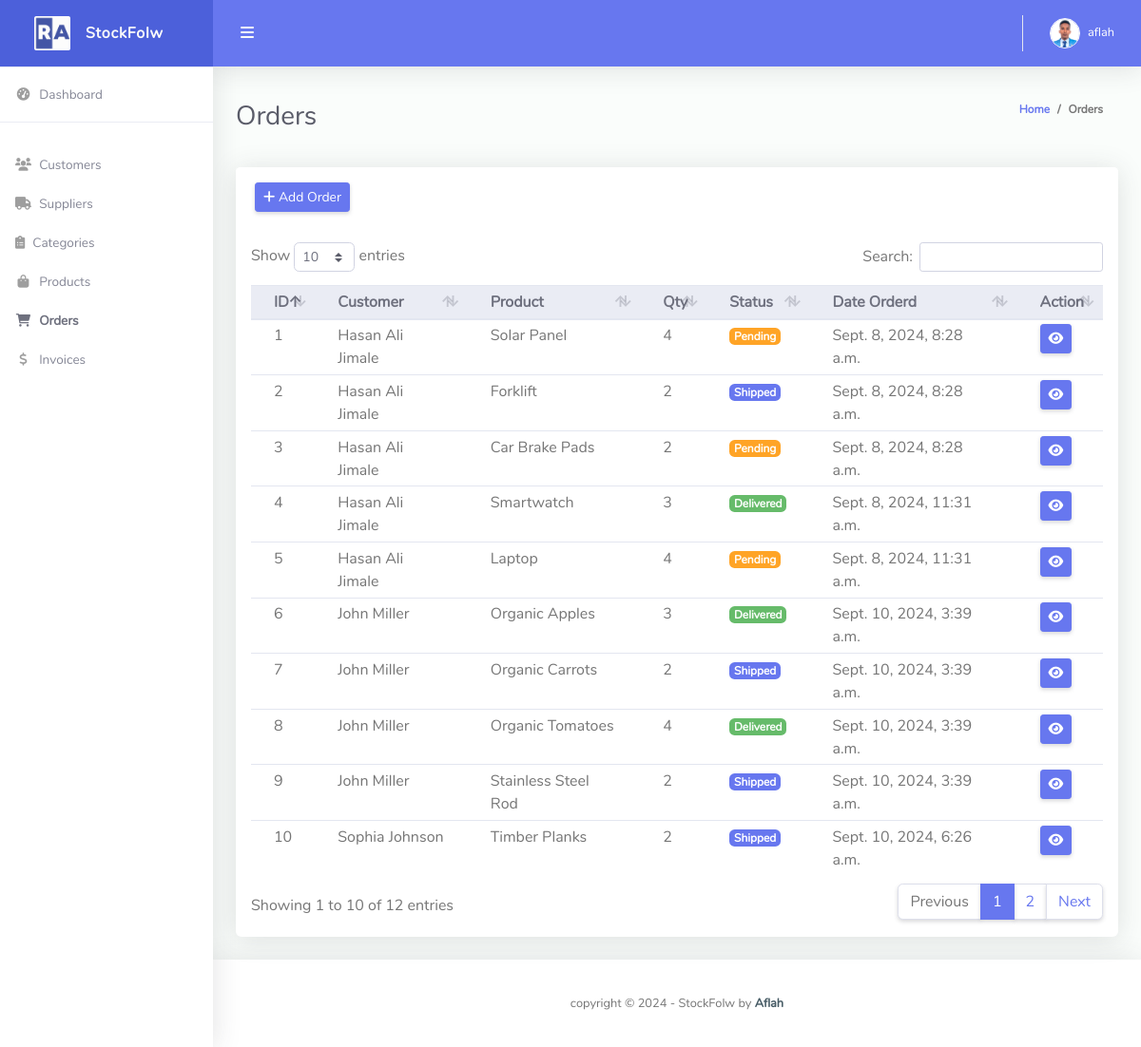
/order/ (signed in), run on the app's committed database.
### stockflow/models.py (models this page shows, shortened)
class Order(models.Model):
    STATUS = (
        ('Pending', 'Pending'),
        ('Shipped', 'Shipped'),
        ('Delivered', 'Delivered'),
    )
    customer = models.ForeignKey(Customer, on_delete=models.CASCADE)
    product = models.ForeignKey(Product, on_delete=models.CASCADE)
    quantity = models.PositiveIntegerField(default=1)
    status = models.CharField(max_length=200, choices=STATUS, default='Pending')
    date_created = models.DateTimeField(auto_now_add=True)

class Customer(models.Model):
    user = models.OneToOneField(User, null=True, blank=True, on_delete=models.CASCADE)
    name = models.CharField(max_length=200, null=True, blank=True)
    phone = models.CharField(max_length=200, null=True, blank=True)
    email = models.EmailField(max_length=200, null=True, blank=True)
    address = models.TextField(null=True, blank=True)
    profile_pic = models.ImageField(default="profile1.png", null=True, blank=True)
    date_created = models.DateTimeField(auto_now_add=True, null=True, blank=True)
    def __str__(self):
        return self.name if self.name else "Unnamed Customer"

class Product(models.Model):
    name = models.CharField(max_length=200)
    description = models.TextField(blank=True, null=True)
    price = models.DecimalField(max_digits=10, decimal_places=2)
    quantity = models.PositiveIntegerField(default=0)
    category = models.ForeignKey(Category, on_delete=models.CASCADE)
    supplier = models.ForeignKey(Supplier, on_delete=models.CASCADE)
    created_at = models.DateTimeField(auto_now_add=True)
    updated_at = models.DateTimeField(auto_now=True)
    def __str__(self):
        return self.name

### stockflow/views.py (the view)
# urls.py: path('order/', views.order, name='order'),
@login_required(login_url='login')
def order(request):
    orders = Order.objects.all()
    form = OrderForm()
    context = {'orders': orders, 'form': form}
    return render(request, 'order.html', context)

### stockflow/forms.py (shortened to what this page needs)
class OrderForm(forms.ModelForm):
    class Meta:
        model = Order
        fields = ['customer', 'product', 'quantity', 'status']
        widgets = {
            'customer': forms.Select(attrs={'class': 'form-control', 'placeholder': 'Customer', 'required': True}),
            'product': forms.Select(attrs={'class': 'form-control', 'placeholder': 'Product', 'required': True}),
            'quantity': forms.NumberInput(attrs={'class': 'form-control', 'placeholder': 'Quantity', 'required': True}),
            'status': forms.Select(attrs={'class': 'form-control', 'placeholder': 'Status', 'required': True}),
        }

### templates/order.html (shortened to what this page needs)
{% extends 'base.html' %}
{% block content %}
<div class="container-fluid" id="container-wrapper">
    <div class="d-sm-flex align-items-center justify-content-between mb-4">
        <h1 class="h3 mb-0 text-gray-800">Orders</h1>
        <ol class="breadcrumb">
            <li class="breadcrumb-item"><a href="{% url 'home' %}">Home</a></li>
            <li class="breadcrumb-item">Orders</li>
        </ol>
    </div>
    <div class="row">
        <div class="col-lg-12">
            <div class="card mb-4">
                <div class="card-header py-3 d-flex flex-row align-items-center justify-content-between">
                    <button class="btn btn-sm btn-primary" data-toggle="modal" data-target="#modal-add-order">
                        <i class="fas fa-plus"></i> Add Order
                    </button>
                </div>
                <div class="table-responsive p-3">
                    <table class="table align-items-center table-flush table-hover table-sm" id="dataTableHover">
                        <thead class="thead-light">
                            <tr>
                                <th>ID</th>
                                <th>Customer</th>
                                <th>Product</th>
                                <th>Qty</th>
                                <th>Status</th>
                                <th>Date Orderd</th>
                                <th>Action</th>
                            </tr>
                        </thead>
                        <tbody>
                            {% for order in orders %}
                            <tr>
                                <td>{{ order.id }}</td>
                                <td>{{ order.customer }}</td>
                                <td>{{ order.product }}</td>
                                <td>{{ order.quantity }}</td>
                                <td>
                                    {% if order.status == 'Pending' %}
                                        <span class="badge badge-warning">{{ order.status }}</span>
                                    {% elif order.status == 'Shipped' %}
                                        <span class="badge badge-primary">{{ order.status }}</span>
                                    {% elif order.status == 'Delivered' %}
                                        <span class="badge badge-success">{{ order.status }}</span>
                                    {% elif order.status == 'Cancelled' %}
                                        <span class="badge badge-danger">{{ order.status }}</span>
                                    {% endif %}
                                </td>
                                <td>{{ order.date_created}}</td>
                                <td>
                                    <a href="{% url 'update_order' order.id %}" class="btn btn-sm btn-primary">
                                        <i class="fas fa-eye"></i>
                                    </a>
                                </td>
                            </tr>
                            {% endfor %}
                        </tbody>
                    </table>
                </div>
            </div>
        </div>
    </div>
</div>
{% endblock %}

### templates/partials/topbar.html (shortened to what this page needs)
{% load static %}
<nav class="navbar navbar-expand navbar-light bg-navbar topbar mb-4 static-top">
    <button id="sidebarToggleTop" class="btn btn-link rounded-circle mr-3">
        <i class="fa fa-bars"></i>
    </button>
    <ul class="navbar-nav ml-auto">
        <li class="nav-item dropdown no-arrow">
            <a class="nav-link dropdown-toggle" href="#" id="userDropdown" role="button" data-toggle="dropdown"
                aria-haspopup="true" aria-expanded="false">
                {% if request.user.customer.profile_pic %}
                <img class="img-profile rounded-circle" src="{{request.user.customer.profile_pic.url}}"
                    style="max-width: 60px">
                {% else %}
                <img class="img-profile rounded-circle" src="{% static 'img/Testro.jpg' %}" style="max-width: 60px">
                {% endif %}
                <span class="ml-2 d-none d-lg-inline text-white small">{{request.user}}</span>
            </a>
        </li>
    </ul>
</nav>

### data on the page
Order: id "1", customer "Hasan Ali Jimale", product "Solar Panel", quantity "4", status "Pending", date_created "Sept. 8, 2024, 8:28 a.m."
Order: id "2", customer "Hasan Ali Jimale", product "Forklift", quantity "2", status "Shipped", date_created "Sept. 8, 2024, 8:28 a.m."
Order: id "3", customer "Hasan Ali Jimale", product "Car Brake Pads", quantity "2", status "Pending", date_created "Sept. 8, 2024, 8:28 a.m."
Order: id "4", customer "Hasan Ali Jimale", product "Smartwatch", quantity "3", status "Delivered", date_created "Sept. 8, 2024, 11:31 a.m."
Order: id "5", customer "Hasan Ali Jimale", product "Laptop", quantity "4", status "Pending", date_created "Sept. 8, 2024, 11:31 a.m."
Order: id "6", customer "John Miller", product "Organic Apples", quantity "3", status "Delivered", date_created "Sept. 10, 2024, 3:39 a.m."
Order: id "7", customer "John Miller", product "Organic Carrots", quantity "2", status "Shipped", date_created "Sept. 10, 2024, 3:39 a.m."
Order: id "8", customer "John Miller", product "Organic Tomatoes", quantity "4", status "Delivered", date_created "Sept. 10, 2024, 3:39 a.m."
Order: id "9", customer "John Miller", product "Stainless Steel Rod", quantity "2", status "Shipped", date_created "Sept. 10, 2024, 3:39 a.m."
Order: id "10", customer "Sophia Johnson", product "Timber Planks", quantity "2", status "Shipped", date_created "Sept. 10, 2024, 6:26 a.m."

### other printed values
{{ request.user }} "aflah"
